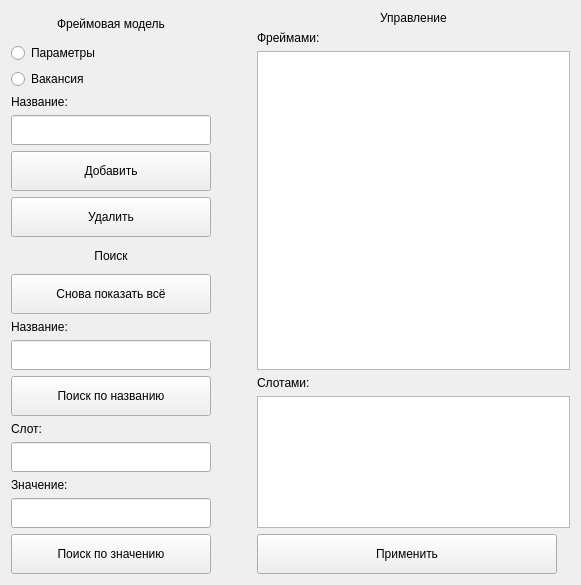
<?xml version="1.0" encoding="UTF-8"?>
<ui version="4.0">
 <class>Form</class>
 <widget class="QWidget" name="Form">
  <property name="geometry">
   <rect>
    <x>0</x>
    <y>0</y>
    <width>581</width>
    <height>585</height>
   </rect>
  </property>
  <property name="windowTitle">
   <string>Form</string>
  </property>
  <layout class="QGridLayout" name="gridLayout">
   <item row="0" column="0">
    <layout class="QVBoxLayout" name="verticalLayout">
     <item>
      <widget class="QLabel" name="frame_app_label">
       <property name="maximumSize">
        <size>
         <width>200</width>
         <height>16777215</height>
        </size>
       </property>
       <property name="text">
        <string>Фреймовая модель</string>
       </property>
       <property name="alignment">
        <set>Qt::AlignCenter</set>
       </property>
      </widget>
     </item>
     <item>
      <widget class="QRadioButton" name="alg_radio">
       <property name="maximumSize">
        <size>
         <width>100</width>
         <height>16777215</height>
        </size>
       </property>
       <property name="text">
        <string>Параметры</string>
       </property>
      </widget>
     </item>
     <item>
      <widget class="QRadioButton" name="task_radio">
       <property name="maximumSize">
        <size>
         <width>100</width>
         <height>16777215</height>
        </size>
       </property>
       <property name="text">
        <string>Вакансия</string>
       </property>
      </widget>
     </item>
     <item>
      <layout class="QVBoxLayout" name="verticalLayout_6">
       <item>
        <widget class="QLabel" name="name_label">
         <property name="maximumSize">
          <size>
           <width>200</width>
           <height>16777215</height>
          </size>
         </property>
         <property name="text">
          <string>Название:</string>
         </property>
        </widget>
       </item>
       <item>
        <widget class="QLineEdit" name="name_line">
         <property name="minimumSize">
          <size>
           <width>100</width>
           <height>30</height>
          </size>
         </property>
         <property name="maximumSize">
          <size>
           <width>200</width>
           <height>16777215</height>
          </size>
         </property>
        </widget>
       </item>
       <item>
        <widget class="QPushButton" name="add_alg_btn">
         <property name="minimumSize">
          <size>
           <width>100</width>
           <height>40</height>
          </size>
         </property>
         <property name="maximumSize">
          <size>
           <width>300</width>
           <height>16777215</height>
          </size>
         </property>
         <property name="text">
          <string>Добавить</string>
         </property>
        </widget>
       </item>
       <item>
        <widget class="QPushButton" name="del_alg_btn">
         <property name="minimumSize">
          <size>
           <width>100</width>
           <height>40</height>
          </size>
         </property>
         <property name="maximumSize">
          <size>
           <width>300</width>
           <height>16777215</height>
          </size>
         </property>
         <property name="text">
          <string>Удалить</string>
         </property>
        </widget>
       </item>
      </layout>
     </item>
     <item>
      <widget class="QLabel" name="label_3">
       <property name="maximumSize">
        <size>
         <width>200</width>
         <height>16777215</height>
        </size>
       </property>
       <property name="text">
        <string>Поиск</string>
       </property>
       <property name="alignment">
        <set>Qt::AlignCenter</set>
       </property>
      </widget>
     </item>
     <item>
      <layout class="QVBoxLayout" name="verticalLayout_4">
       <item>
        <widget class="QPushButton" name="get_all_btn">
         <property name="minimumSize">
          <size>
           <width>160</width>
           <height>40</height>
          </size>
         </property>
         <property name="text">
          <string>Снова показать всё</string>
         </property>
        </widget>
       </item>
       <item>
        <widget class="QLabel" name="search_name_slot_label">
         <property name="maximumSize">
          <size>
           <width>200</width>
           <height>16777215</height>
          </size>
         </property>
         <property name="text">
          <string>Название:</string>
         </property>
        </widget>
       </item>
       <item>
        <widget class="QLineEdit" name="search_name_slot_line">
         <property name="minimumSize">
          <size>
           <width>100</width>
           <height>30</height>
          </size>
         </property>
         <property name="maximumSize">
          <size>
           <width>200</width>
           <height>16777215</height>
          </size>
         </property>
        </widget>
       </item>
       <item>
        <widget class="QPushButton" name="search_name_btn">
         <property name="minimumSize">
          <size>
           <width>160</width>
           <height>40</height>
          </size>
         </property>
         <property name="maximumSize">
          <size>
           <width>300</width>
           <height>16777215</height>
          </size>
         </property>
         <property name="text">
          <string>Поиск по названию</string>
         </property>
        </widget>
       </item>
      </layout>
     </item>
     <item>
      <layout class="QVBoxLayout" name="verticalLayout_10">
       <item>
        <widget class="QLabel" name="name_slot_label">
         <property name="maximumSize">
          <size>
           <width>200</width>
           <height>16777215</height>
          </size>
         </property>
         <property name="text">
          <string>Слот:</string>
         </property>
        </widget>
       </item>
       <item>
        <widget class="QLineEdit" name="slot_name_line">
         <property name="minimumSize">
          <size>
           <width>100</width>
           <height>30</height>
          </size>
         </property>
         <property name="maximumSize">
          <size>
           <width>200</width>
           <height>16777215</height>
          </size>
         </property>
        </widget>
       </item>
       <item>
        <widget class="QLabel" name="value_label">
         <property name="maximumSize">
          <size>
           <width>200</width>
           <height>16777215</height>
          </size>
         </property>
         <property name="text">
          <string>Значение:</string>
         </property>
        </widget>
       </item>
       <item>
        <widget class="QLineEdit" name="slot_value_line">
         <property name="minimumSize">
          <size>
           <width>100</width>
           <height>30</height>
          </size>
         </property>
         <property name="maximumSize">
          <size>
           <width>200</width>
           <height>16777215</height>
          </size>
         </property>
        </widget>
       </item>
       <item>
        <widget class="QPushButton" name="search_slot_btn">
         <property name="minimumSize">
          <size>
           <width>160</width>
           <height>40</height>
          </size>
         </property>
         <property name="maximumSize">
          <size>
           <width>300</width>
           <height>16777215</height>
          </size>
         </property>
         <property name="text">
          <string>Поиск по значению</string>
         </property>
        </widget>
       </item>
      </layout>
     </item>
    </layout>
   </item>
   <item row="0" column="1">
    <spacer name="horizontalSpacer">
     <property name="orientation">
      <enum>Qt::Horizontal</enum>
     </property>
     <property name="sizeType">
      <enum>QSizePolicy::Minimum</enum>
     </property>
     <property name="sizeHint" stdset="0">
      <size>
       <width>40</width>
       <height>20</height>
      </size>
     </property>
    </spacer>
   </item>
   <item row="0" column="2">
    <layout class="QVBoxLayout" name="verticalLayout_9">
     <item>
      <widget class="QLabel" name="label">
       <property name="text">
        <string>Управление</string>
       </property>
       <property name="alignment">
        <set>Qt::AlignCenter</set>
       </property>
      </widget>
     </item>
     <item>
      <layout class="QVBoxLayout" name="verticalLayout_2">
       <item>
        <widget class="QLabel" name="frame_label">
         <property name="text">
          <string>Фреймами:</string>
         </property>
        </widget>
       </item>
       <item>
        <widget class="QTreeWidget" name="frame_table">
         <property name="minimumSize">
          <size>
           <width>300</width>
           <height>0</height>
          </size>
         </property>
         <attribute name="headerVisible">
          <bool>false</bool>
         </attribute>
         <column>
          <property name="text">
           <string>Вывод</string>
          </property>
         </column>
        </widget>
       </item>
       <item>
        <widget class="QLabel" name="slot_label">
         <property name="maximumSize">
          <size>
           <width>16777215</width>
           <height>15</height>
          </size>
         </property>
         <property name="text">
          <string>Слотами:</string>
         </property>
        </widget>
       </item>
       <item>
        <widget class="QTableWidget" name="slot_table">
         <property name="minimumSize">
          <size>
           <width>200</width>
           <height>0</height>
          </size>
         </property>
         <property name="maximumSize">
          <size>
           <width>16777215</width>
           <height>132</height>
          </size>
         </property>
         <property name="lineWidth">
          <number>1</number>
         </property>
         <property name="horizontalScrollBarPolicy">
          <enum>Qt::ScrollBarAlwaysOff</enum>
         </property>
         <property name="sizeAdjustPolicy">
          <enum>QAbstractScrollArea::AdjustToContentsOnFirstShow</enum>
         </property>
         <attribute name="horizontalHeaderVisible">
          <bool>false</bool>
         </attribute>
         <attribute name="horizontalHeaderCascadingSectionResizes">
          <bool>false</bool>
         </attribute>
         <attribute name="horizontalHeaderDefaultSectionSize">
          <number>147</number>
         </attribute>
         <attribute name="horizontalHeaderMinimumSectionSize">
          <number>93</number>
         </attribute>
         <attribute name="verticalHeaderVisible">
          <bool>false</bool>
         </attribute>
         <attribute name="verticalHeaderHighlightSections">
          <bool>false</bool>
         </attribute>
         <column>
          <property name="text">
           <string>Слот</string>
          </property>
         </column>
         <column>
          <property name="text">
           <string>Значение</string>
          </property>
         </column>
        </widget>
       </item>
       <item>
        <widget class="QPushButton" name="set_slot_btn">
         <property name="minimumSize">
          <size>
           <width>100</width>
           <height>40</height>
          </size>
         </property>
         <property name="maximumSize">
          <size>
           <width>300</width>
           <height>16777215</height>
          </size>
         </property>
         <property name="layoutDirection">
          <enum>Qt::LeftToRight</enum>
         </property>
         <property name="text">
          <string>Применить</string>
         </property>
        </widget>
       </item>
      </layout>
     </item>
    </layout>
   </item>
  </layout>
 </widget>
 <resources/>
 <connections/>
</ui>
